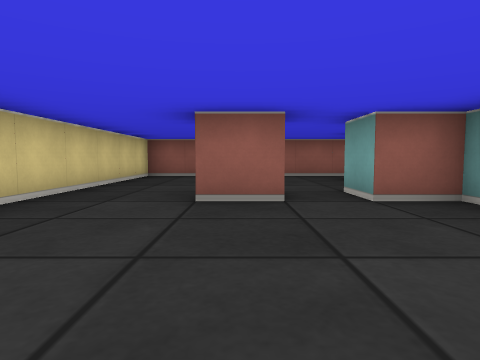
[1] (above)

15 first-person views from a walk through a cub3D maze. The camera is about half as high as the walls, tilts 4° down and sees 75° across. The floor is counted in squares. Each view is taken from the middle of a square. On the plan, view 1 faces up. The plan holds only what a view shows up to about 9 squares ahead; the rest is blank. The place goes on beyond the plan.

[2]
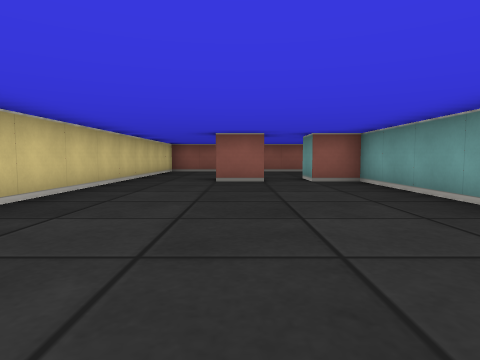

[3]
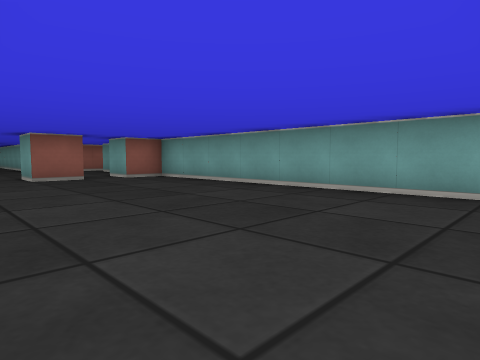

[4]
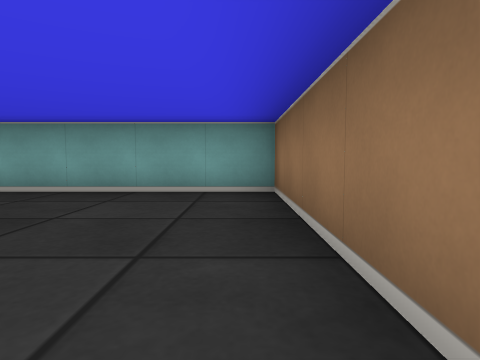

[5]
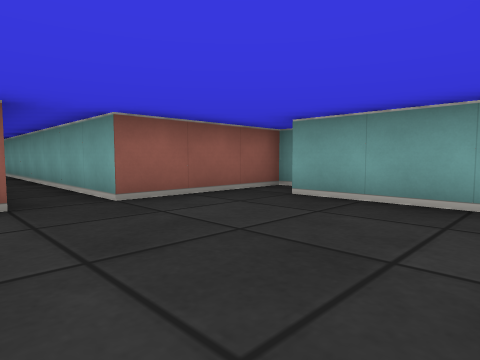

[6]
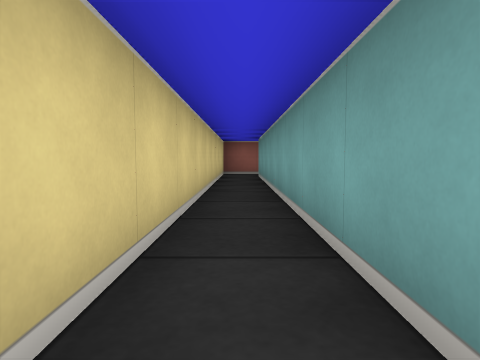

[7]
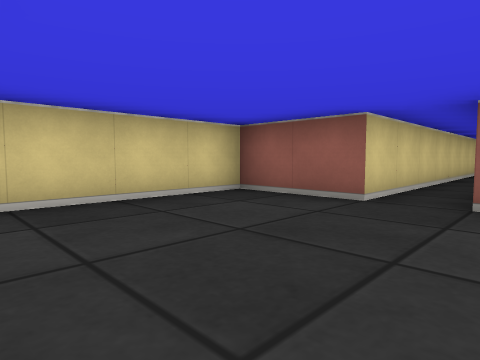

[8]
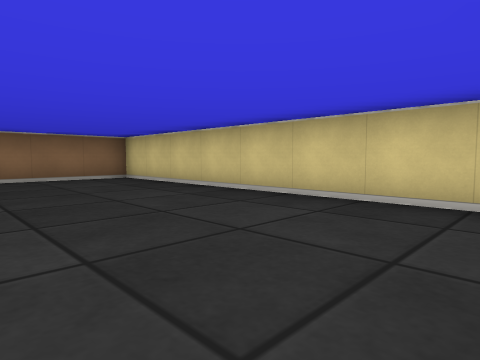

[9]
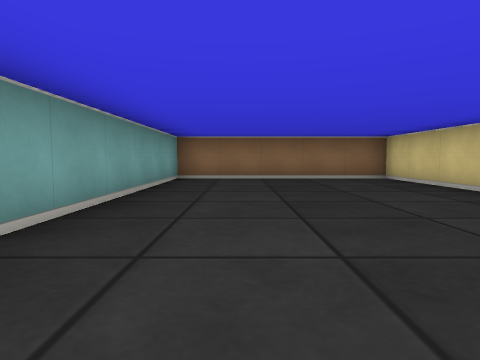

[10]
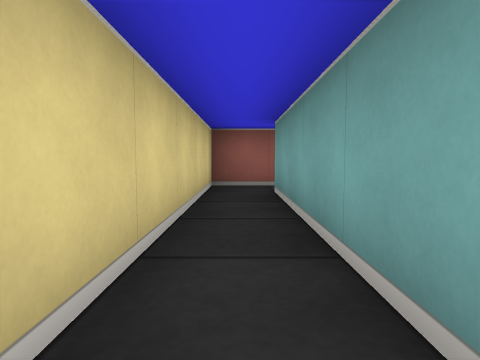

[11]
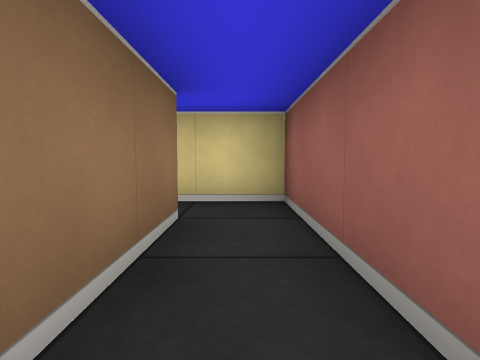

[12]
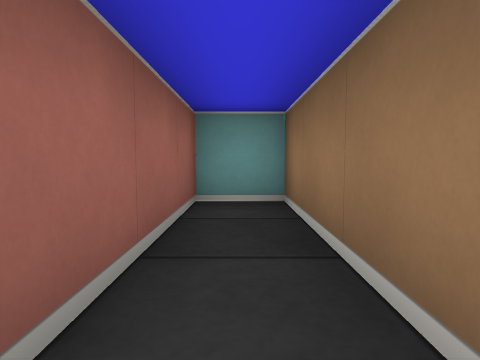

[13]
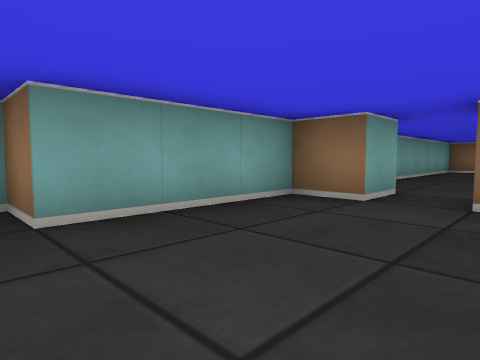

[14]
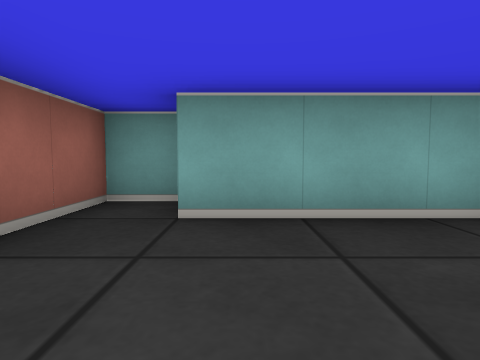

[15]
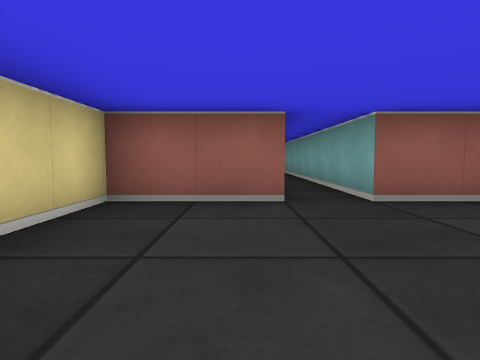

### Floor plan
Points are (right, up) in squares from view 1. A wall is a line through its corners. A room is listed if a view was taken in it or the views show most of it. See-through windows are left out.
Room 1 (views 1, 2, 3, 4, 5, 6, 7, 8, 9, 10, 13, 14, 15)
walls: (0.6, 3.5) (-0.5, 3.5) (-0.5, 4.5); (-0.5, 16.5) (-0.5, 8.5) (-2.5, 8.5) (-2.5, -4.5) (2.5, -4.5) (2.5, 3.5) (1.5, 3.5) (1.5, 4.5) (2.5, 4.5) (2.5, 7.5) (3.5, 7.5) (3.5, 8.5) (0.5, 8.5) (0.5, 16.5)
ways out: opening at (0, 16) to room 2
Room 2 (views 11, 12)
walls: (0.5, 16.5) (3.5, 16.5) (3.5, 17.5) (-0.5, 17.5) (-0.5, 16.5)
ways out: opening at (0, 16) to room 1

Positions as (right, up) in squares from view 1, and headings:
1: (0, 0), facing up
2: (0, -3), facing up
3: (-2, -4), facing up-right
4: (-2, -4), facing right
5: (-1, 5), facing up-right
6: (0, 8), facing up
7: (1, 5), facing up-left
8: (1, 3), facing down-left
9: (1, 3), facing down
10: (0, 12), facing up
11: (3, 17), facing left
12: (0, 17), facing right
13: (0, 8), facing down-right
14: (0, 7), facing right
15: (-1, 5), facing up
